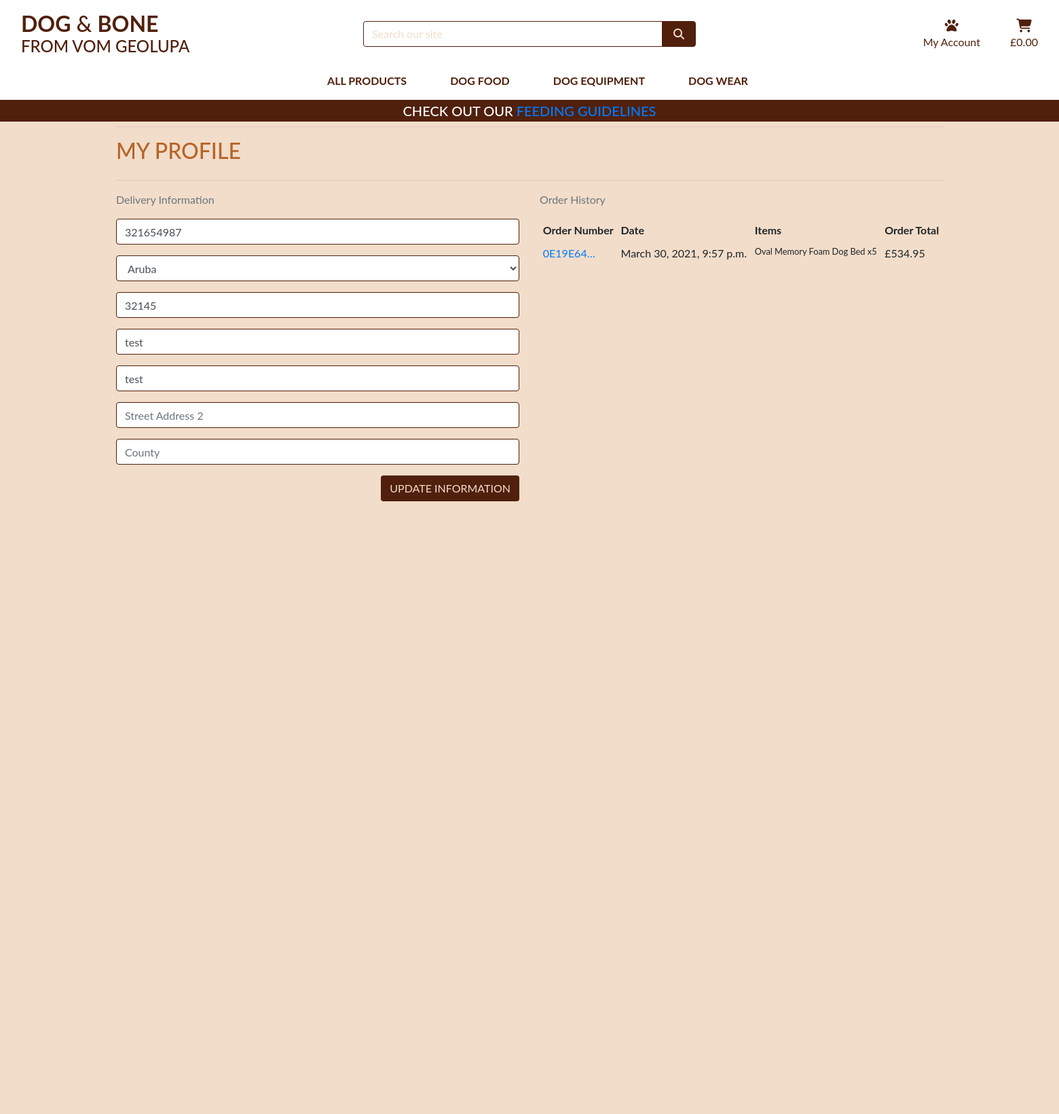
/profile/ (signed in), run on the app's committed database.
### profiles/models.py (models this page shows, shortened)
class UserProfile(models.Model):
    user = models.OneToOneField(User, on_delete=models.CASCADE)
    default_phone_number = models.CharField(max_length=20, null=True, blank=True)
    default_country = CountryField(blank_label='Country', null=True, blank=True)
    default_postcode = models.CharField(max_length=20, null=True, blank=True)
    default_town_or_city = models.CharField(max_length=40, null=True, blank=True)
    default_street_address1 = models.CharField(max_length=80, null=True, blank=True)
    default_street_address2 = models.CharField(max_length=80, null=True, blank=True)
    default_county = models.CharField(max_length=80, null=True, blank=True)

### checkout/models.py (models this page shows, shortened)
class Order(models.Model):
    order_number = models.CharField(max_length=32, null=False, editable=False)
    user_profile = models.ForeignKey(UserProfile, on_delete=models.SET_NULL,
                                     null=True, blank=True, related_name='orders')
    full_name = models.CharField(max_length=50, null=False, blank=False)
    email = models.EmailField(max_length=254, null=False, blank=False)
    phone_number = models.CharField(max_length=20, null=False, blank=False)
    country = CountryField(blank_label='Country *', null=False, blank=False)
    postcode = models.CharField(max_length=20, null=True, blank=True)
    town_or_city = models.CharField(max_length=40, null=False, blank=False)
    street_address1 = models.CharField(max_length=80, null=False, blank=False)
    street_address2 = models.CharField(max_length=80, null=True, blank=True)
    county = models.CharField(max_length=80, null=True, blank=True)
    date = models.DateTimeField(auto_now_add=True)
    grand_total = models.DecimalField(max_digits=10, decimal_places=2, null=False, default=0)
    original_basket = models.TextField(null=False, blank=False, default='')
    stripe_pid = models.CharField(max_length=254, null=False, blank=False, default='')
    """
    Generate a random order number using 'uuid'
    '_' before 'generate_order_number' indicates that
    it is a private method that will only be used inside
    this class
    """
    def _generate_order_number(self):
        return uuid.uuid4().hex.upper()
    """
    Update 'grand total' each time a 'lineitem' is added
    Delivery cost is always 0 as we offer free delivery
    so we don't have to account for that
    """
    """
    If the order does not have an order number, we call the
    '_generate_order_number' to create one and updates
    the original save
    """
    def save(self, *args, **kwargs):
        if not self.order_number:
            self.order_number = self._generate_order_number()
        super().save(*args, **kwargs)

class OrderLineItem(models.Model):
    order = models.ForeignKey(Order, null=False, blank=False, on_delete=models.CASCADE, related_name='lineitems')
    product = models.ForeignKey(Product, null=False, blank=False, on_delete=models.CASCADE)
    product_size = models.CharField(max_length=2, null=True, blank=True)
    quantity = models.IntegerField(null=False, blank=False, default=0)
    lineitem_total = models.DecimalField(max_digits=6, decimal_places=2, null=False, blank=False, editable=False)
    """
    Sets the 'lineitem' total and and updates
    the original save
    """
    def save(self, *args, **kwargs):
        self.lineitem_total = self.product.price * self.quantity
        super().save(*args, **kwargs)

### products/models.py (models this page shows, shortened)
class Product(models.Model):
    category = models.ForeignKey('Category', null=True, blank=True, on_delete=models.SET_NULL)
    sku = models.CharField(max_length=254, null=True, blank=True)
    name = models.CharField(max_length=254)
    description = models.TextField()
    has_size = models.BooleanField(default=False, null=True, blank=True)
    price = models.DecimalField(max_digits=6, decimal_places=2)
    rating = models.DecimalField(max_digits=6, decimal_places=2, null=True, blank=True)
    image_url = models.URLField(max_length=1024, null=True, blank=True)
    image = models.ImageField(null=True, blank=True)

### profiles/views.py (the view)
# urls.py: path('profile/', include('profiles.urls')),
@login_required
def profile(request):
    profile = get_object_or_404(UserProfile, user=request.user)
    if request.method == 'POST':
        form = UserProfileForm(request.POST, instance=profile)
        if form.is_valid():
            form.save()
            messages.success(request, 'Successfully updated your profile!')
        else:
            messages.error(request, 'Failed to update your profile. Invalid form details?')
    else:
        form = UserProfileForm(instance=profile)
    orders = profile.orders.all()
    template = 'profiles/profile.html'
    context = {
        'form': form,
        'orders': orders,
        'on_profile_page': True
    }
    return render(request, template, context)

### profiles/forms.py
class UserProfileForm(forms.ModelForm):
    class Meta:
        model = UserProfile
        exclude = ('user',)
    def __init__(self, *args, **kwargs):
        super().__init__(*args, **kwargs)
        placeholders = {
            'default_phone_number': 'Phone Number',
            'default_postcode': 'Postal Code',
            'default_town_or_city': 'Town or City',
            'default_street_address1': 'Street Address 1',
            'default_street_address2': 'Street Address 2',
            'default_county': 'County',
        }
        self.fields['default_phone_number'].widget.attrs['autofocus'] = True
        for field in self.fields:
            if field != 'default_country':
                if self.fields[field].required:
                    placeholder = f'{placeholders[field]} *'
                else:
                    placeholder = placeholders[field]
                self.fields[field].widget.attrs['placeholder'] = placeholder
            self.fields[field].widget.attrs['class'] = 'border-black rounded-1 profile-form-input'
            self.fields[field].label = False

### basket/contexts.py (called while the page is built, shortened)
def basket_contents(request):
    basket_items = []
    total = 0
    product_count = 0
    delivery = 0
    basket = request.session.get('basket', {})
    grand_total = delivery + total
    context = {
        'basket_items': basket_items,
        'total': total,
        'product_count': product_count,
        'delivery': delivery,
        'grand_total': grand_total,
    }
    return context

### profiles/templates/profiles/profile.html (shortened to what this page needs)
{% extends "base.html" %}
{% load static %}
{% block extra_css %}
    <link rel="stylesheet" href="{% static 'profiles/css/profile.css' %}">
{% endblock %}
{% block page_header %}
    <div class="container header-container">
    </div>
{% endblock %}
{% block content %}
    <div class="overlay"></div>
    <div class="container">
        <div class="row">
            <div class="col">
                <hr>
                <h2 class="logo-font mb-4 mt-2">My Profile</h2>
                <hr>
            </div>
        </div>
        <div class="row">
            <div class="col-12 col-lg-6">
                <p class="text-muted">Delivery Information</p>
                <form class="mt-3" action="{% url 'profile' %}" method="POST" id="profile-update-form">
                    {{ form|crispy }}
                    <button class="btn btn-black rounded-1 text-uppercase float-right">Update Information</button>
                </form>
            </div>
            <div class="col-12 col-lg-6">
                <p class="text-muted">Order History</p>
                <div class="order-history table-responsive">
                    <table class="table table-sm table-borderless">
                        <thead>
                            <tr>
                                <th>Order Number</th>
                                <th>Date</th>
                                <th>Items</th>
                                <th>Order Total</th>
                            </tr>
                        </thead>
                        <tbody>
                            {% for order in orders %}
                                <tr>
                                    <td>
                                        <a href="{% url 'order_history' order.order_number %}"
                                        title="{{ order.order_number }}">
                                            {{ order.order_number|truncatechars:8 }}
                                        </a>
                                    </td>
                                    <td>{{ order.date }}</td>
                                    <td>
                                        <ul class="list-unstyled">
                                            {% for item in order.lineitems.all %}
                                                <li class="small">
                                                    {{ item.product.name }} x{{ item.quantity }}
                                                </li>
                                            {% endfor %}
                                        </ul>
                                    </td>
                                    <td>£{{ order.grand_total }}</td>
                                </tr>
                            {% endfor %}
                        </tbody>
                    </table>
                </div>
            </div>
        </div>
{% endblock %}

### static/css/base.css (style rules this page uses)
html { height: 100%; }
body { background: url('/media/home_background.jpg') no-repeat center center fixed; background-size: cover; height: calc(100vh - 164px); color: #B86428; font-family: 'Lato'; }
.logo-font { text-transform: uppercase; }
.btn-black { background: #50200C; color: #F2DDCA; }
.border-black { border: 1px solid #50200C !important; }
.overlay { height: 100%; width: 100%; top: 0; left: 0; position: fixed; background: #F2DDCA; z-index: -1; }
@media (min-width: 1200px) { .container { max-width: 80%; } }
@media (min-width: 992px) { .header-container { padding-top: 170px; } }

### data on the page
UserProfile: default_phone_number "321654987", default_country "Aruba", default_postcode "32145", default_town_or_city "test", default_street_address1 "test"
Order: order_number "0E19E64…", date "March 30, 2021, 9:57 p.m.", grand_total "534.95"
OrderLineItem: product.name "Oval Memory Foam Dog Bed", quantity "5"
